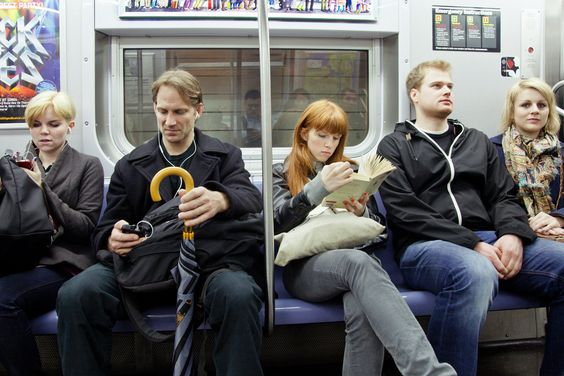
#> input picture haarcascade_frontalface/foto.jpg, 564 x 376 px, found by its file name
$ python frontal_face_resim.py
#> lines starting #> are read from the running program, lines starting #| are printed output that depends on the picture; after the words box and inside, x2 and y2 are one past the last pixel; in counts of white or black regions, pixels touching at a corner belong together
import cv2
import numpy as np

#img=cv2.imread("D:/python_/openCV/.idea/haarcascade/zayn.jpg")
img=cv2.imread("D:/python_/openCV/foto.jpg")
#> img is the input picture: shape (376, 564, 3); mean B, G, R 100, 100.7, 101.8


yuz_casc=cv2.CascadeClassifier('D:/python_/openCV/.idea/haarcascade/haarcascade_frontalface_default.xml') #yüz tanıma için kullanılack algoritma

# yüz tanıma için öğretilmiş olan algoritma xml dosyası

gray_img=cv2.cvtColor(img,cv2.COLOR_BGR2GRAY)
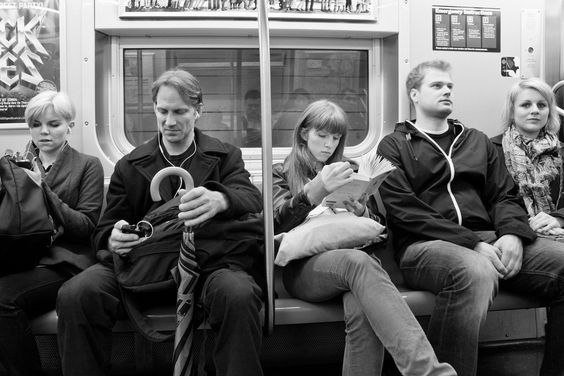
#> gray_img: shape (376, 564); min 0, max 255, mean 100.9
yuzler=yuz_casc.detectMultiScale(gray_img,1.1, 4) # 4 kere kontrol etsin orda kaç tane yüz var
#> yuzler = [[426, 71, 38, 38], [147, 92, 52, 52], [509, 85, 48, 48]]

for(x,y,w,h) in yuzler:
    cv2.rectangle(img, (x,y),(x+w,y+h), (0,255,0),3)
#> this loop made 3 passes
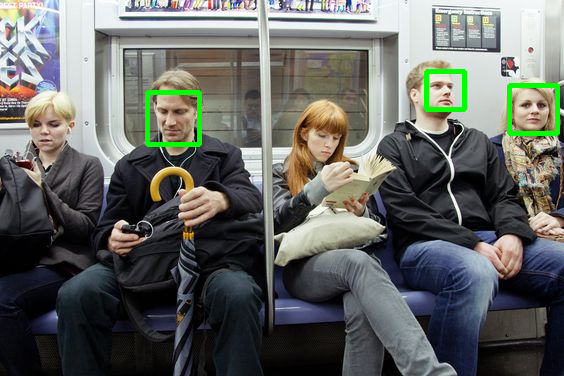
#> img: shape (376, 564, 3); 1.28% of pixels changed, all inside (x1, y1, x2, y2) = (145, 69, 560, 147)

cv2.imshow("yuzler", img)
cv2.waitKey(0)
cv2.destroyAllWindows()
